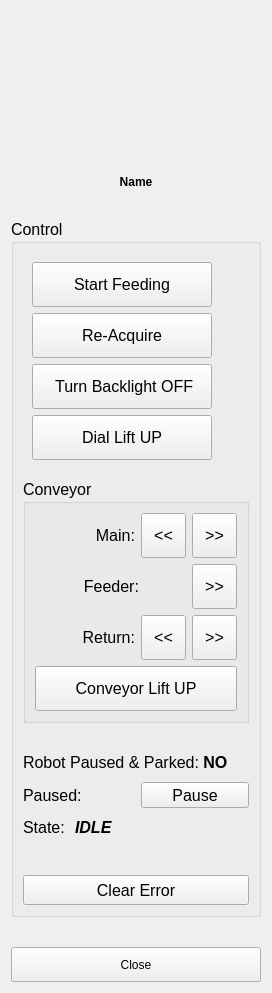
    <widget class="QFrame" name="frame">
     <property name="minimumSize">
      <size>
       <width>250</width>
       <height>0</height>
      </size>
     </property>
     <property name="frameShape">
      <enum>QFrame::NoFrame</enum>
     </property>
     <property name="frameShadow">
      <enum>QFrame::Plain</enum>
     </property>
     <layout class="QVBoxLayout" name="verticalLayout">
      <property name="spacing">
       <number>30</number>
      </property>
      <item>
       <widget class="QLabel" name="img">
        <property name="sizePolicy">
         <sizepolicy hsizetype="Preferred" vsizetype="Preferred">
          <horstretch>0</horstretch>
          <verstretch>0</verstretch>
         </sizepolicy>
        </property>
        <property name="minimumSize">
         <size>
          <width>250</width>
          <height>134</height>
         </size>
        </property>
        <property name="maximumSize">
         <size>
          <width>250</width>
          <height>134</height>
         </size>
        </property>
        <property name="text">
         <string/>
        </property>
        <property name="pixmap">
         <pixmap resource="../whirl.qrc">:/img/img/components/upper_housing.png</pixmap>
        </property>
       </widget>
      </item>
      <item>
       <widget class="QLabel" name="name">
        <property name="font">
         <font>
          <weight>75</weight>
          <bold>true</bold>
         </font>
        </property>
        <property name="text">
         <string>Name</string>
        </property>
        <property name="alignment">
         <set>Qt::AlignCenter</set>
        </property>
       </widget>
      </item>
      <item>
       <widget class="QGroupBox" name="groupBox_13">
        <property name="sizePolicy">
         <sizepolicy hsizetype="Expanding" vsizetype="Expanding">
          <horstretch>0</horstretch>
          <verstretch>0</verstretch>
         </sizepolicy>
        </property>
        <property name="font">
         <font>
          <pointsize>12</pointsize>
         </font>
        </property>
        <property name="title">
         <string>Control</string>
        </property>
        <layout class="QVBoxLayout" name="verticalLayout_3">
         <property name="spacing">
          <number>10</number>
         </property>
         <item>
          <widget class="QWidget" name="group_buttons" native="true">
           <property name="minimumSize">
            <size>
             <width>0</width>
             <height>0</height>
            </size>
           </property>
           <layout class="QVBoxLayout" name="verticalLayout_4">
            <item>
             <widget class="QToolButton" name="btn_start_feed">
              <property name="minimumSize">
               <size>
                <width>180</width>
                <height>45</height>
               </size>
              </property>
              <property name="maximumSize">
               <size>
                <width>180</width>
                <height>16777215</height>
               </size>
              </property>
              <property name="text">
               <string>Start Feeding</string>
              </property>
             </widget>
            </item>
            <item>
             <widget class="QToolButton" name="btn_re_acquire">
              <property name="minimumSize">
               <size>
                <width>180</width>
                <height>45</height>
               </size>
              </property>
              <property name="text">
               <string>Re-Acquire</string>
              </property>
             </widget>
            </item>
            <item>
             <widget class="QToolButton" name="btn_backlight">
              <property name="minimumSize">
               <size>
                <width>180</width>
                <height>45</height>
               </size>
              </property>
              <property name="maximumSize">
               <size>
                <width>180</width>
                <height>16777215</height>
               </size>
              </property>
              <property name="font">
               <font>
                <pointsize>12</pointsize>
               </font>
              </property>
              <property name="styleSheet">
               <string notr="true">padding-left: 10px;</string>
              </property>
              <property name="text">
               <string> Turn Backlight OFF</string>
              </property>
              <property name="icon">
               <iconset resource="../whirl.qrc">
                <normaloff>:/img/img/green-circle.png</normaloff>:/img/img/green-circle.png</iconset>
              </property>
              <property name="toolButtonStyle">
               <enum>Qt::ToolButtonTextBesideIcon</enum>
              </property>
             </widget>
            </item>
            <item>
             <widget class="QToolButton" name="btn_dial_lift">
              <property name="sizePolicy">
               <sizepolicy hsizetype="Expanding" vsizetype="Fixed">
                <horstretch>0</horstretch>
                <verstretch>0</verstretch>
               </sizepolicy>
              </property>
              <property name="minimumSize">
               <size>
                <width>180</width>
                <height>45</height>
               </size>
              </property>
              <property name="maximumSize">
               <size>
                <width>180</width>
                <height>45</height>
               </size>
              </property>
              <property name="text">
               <string>Dial Lift UP</string>
              </property>
             </widget>
            </item>
           </layout>
          </widget>
         </item>
         <item>
          <widget class="QGroupBox" name="group_conveyor">
           <property name="title">
            <string>Conveyor</string>
           </property>
           <layout class="QVBoxLayout" name="verticalLayout_2">
            <item>
             <widget class="QWidget" name="widget_3" native="true">
              <layout class="QHBoxLayout" name="horizontalLayout_6">
               <property name="leftMargin">
                <number>0</number>
               </property>
               <property name="topMargin">
                <number>0</number>
               </property>
               <property name="rightMargin">
                <number>0</number>
               </property>
               <property name="bottomMargin">
                <number>0</number>
               </property>
               <item>
                <widget class="QLabel" name="label_6">
                 <property name="sizePolicy">
                  <sizepolicy hsizetype="Expanding" vsizetype="Preferred">
                   <horstretch>0</horstretch>
                   <verstretch>0</verstretch>
                  </sizepolicy>
                 </property>
                 <property name="text">
                  <string>Main:</string>
                 </property>
                 <property name="alignment">
                  <set>Qt::AlignRight|Qt::AlignTrailing|Qt::AlignVCenter</set>
                 </property>
                </widget>
               </item>
               <item>
                <widget class="QToolButton" name="btn_main_backward">
                 <property name="sizePolicy">
                  <sizepolicy hsizetype="Fixed" vsizetype="Preferred">
                   <horstretch>0</horstretch>
                   <verstretch>0</verstretch>
                  </sizepolicy>
                 </property>
                 <property name="minimumSize">
                  <size>
                   <width>45</width>
                   <height>45</height>
                  </size>
                 </property>
                 <property name="text">
                  <string>&lt;&lt;</string>
                 </property>
                </widget>
               </item>
               <item>
                <widget class="QToolButton" name="btn_main_forward">
                 <property name="sizePolicy">
                  <sizepolicy hsizetype="Fixed" vsizetype="Preferred">
                   <horstretch>0</horstretch>
                   <verstretch>0</verstretch>
                  </sizepolicy>
                 </property>
                 <property name="minimumSize">
                  <size>
                   <width>45</width>
                   <height>45</height>
                  </size>
                 </property>
                 <property name="text">
                  <string>&gt;&gt;</string>
                 </property>
                </widget>
               </item>
              </layout>
             </widget>
            </item>
            <item>
             <widget class="QWidget" name="widget_2" native="true">
              <layout class="QHBoxLayout" name="horizontalLayout_5">
               <property name="spacing">
                <number>53</number>
               </property>
               <property name="leftMargin">
                <number>0</number>
               </property>
               <property name="topMargin">
                <number>0</number>
               </property>
               <property name="rightMargin">
                <number>0</number>
               </property>
               <property name="bottomMargin">
                <number>0</number>
               </property>
               <item>
                <widget class="QLabel" name="label_5">
                 <property name="sizePolicy">
                  <sizepolicy hsizetype="Expanding" vsizetype="Preferred">
                   <horstretch>0</horstretch>
                   <verstretch>0</verstretch>
                  </sizepolicy>
                 </property>
                 <property name="text">
                  <string>Feeder:</string>
                 </property>
                 <property name="alignment">
                  <set>Qt::AlignRight|Qt::AlignTrailing|Qt::AlignVCenter</set>
                 </property>
                </widget>
               </item>
               <item>
                <widget class="QToolButton" name="btn_feeder_forward">
                 <property name="sizePolicy">
                  <sizepolicy hsizetype="Fixed" vsizetype="Preferred">
                   <horstretch>0</horstretch>
                   <verstretch>0</verstretch>
                  </sizepolicy>
                 </property>
                 <property name="minimumSize">
                  <size>
                   <width>45</width>
                   <height>45</height>
                  </size>
                 </property>
                 <property name="text">
                  <string>&gt;&gt;</string>
                 </property>
                </widget>
               </item>
              </layout>
             </widget>
            </item>
            <item>
             <widget class="QWidget" name="group_return" native="true">
              <layout class="QHBoxLayout" name="horizontalLayout_4">
               <property name="leftMargin">
                <number>0</number>
               </property>
               <property name="topMargin">
                <number>0</number>
               </property>
               <property name="rightMargin">
                <number>0</number>
               </property>
               <property name="bottomMargin">
                <number>0</number>
               </property>
               <item>
                <widget class="QLabel" name="label_4">
                 <property name="sizePolicy">
                  <sizepolicy hsizetype="Expanding" vsizetype="Preferred">
                   <horstretch>0</horstretch>
                   <verstretch>0</verstretch>
                  </sizepolicy>
                 </property>
                 <property name="text">
                  <string>Return:</string>
                 </property>
                 <property name="alignment">
                  <set>Qt::AlignRight|Qt::AlignTrailing|Qt::AlignVCenter</set>
                 </property>
                </widget>
               </item>
               <item>
                <widget class="QToolButton" name="btn_return_backward">
                 <property name="sizePolicy">
                  <sizepolicy hsizetype="Fixed" vsizetype="Preferred">
                   <horstretch>0</horstretch>
                   <verstretch>0</verstretch>
                  </sizepolicy>
                 </property>
                 <property name="minimumSize">
                  <size>
                   <width>45</width>
                   <height>45</height>
                  </size>
                 </property>
                 <property name="text">
                  <string>&lt;&lt;</string>
                 </property>
                </widget>
               </item>
               <item>
                <widget class="QToolButton" name="btn_return_forward">
                 <property name="sizePolicy">
                  <sizepolicy hsizetype="Fixed" vsizetype="Preferred">
                   <horstretch>0</horstretch>
                   <verstretch>0</verstretch>
                  </sizepolicy>
                 </property>
                 <property name="minimumSize">
                  <size>
                   <width>45</width>
                   <height>45</height>
                  </size>
                 </property>
                 <property name="text">
                  <string>&gt;&gt;</string>
                 </property>
                </widget>
               </item>
              </layout>
             </widget>
            </item>
            <item>
             <widget class="QToolButton" name="btn_conveyor_lift">
              <property name="sizePolicy">
               <sizepolicy hsizetype="Expanding" vsizetype="Fixed">
                <horstretch>0</horstretch>
                <verstretch>0</verstretch>
               </sizepolicy>
              </property>
              <property name="minimumSize">
               <size>
                <width>0</width>
                <height>45</height>
               </size>
              </property>
              <property name="text">
               <string>Conveyor Lift UP</string>
              </property>
             </widget>
            </item>
           </layout>
          </widget>
         </item>
         <item>
          <spacer name="verticalSpacer_2">
           <property name="orientation">
            <enum>Qt::Vertical</enum>
           </property>
           <property name="sizeHint" stdset="0">
            <size>
             <width>20</width>
             <height>20</height>
            </size>
           </property>
          </spacer>
         </item>
         <item>
          <widget class="QLabel" name="lb_robot_paused_parked">
           <property name="sizePolicy">
            <sizepolicy hsizetype="Expanding" vsizetype="Preferred">
             <horstretch>0</horstretch>
             <verstretch>0</verstretch>
            </sizepolicy>
           </property>
           <property name="text">
            <string>&lt;html&gt;&lt;head/&gt;&lt;body&gt;&lt;p&gt;Robot Paused &amp;amp; Parked: &lt;span style=&quot; font-weight:600;&quot;&gt;NO&lt;/span&gt;&lt;/p&gt;&lt;/body&gt;&lt;/html&gt;</string>
           </property>
          </widget>
         </item>
         <item>
          <layout class="QHBoxLayout" name="horizontalLayout_3">
           <item>
            <widget class="QLabel" name="lb_paused">
             <property name="text">
              <string>Paused:</string>
             </property>
            </widget>
           </item>
           <item>
            <widget class="QToolButton" name="btn_pause_resume">
             <property name="sizePolicy">
              <sizepolicy hsizetype="Preferred" vsizetype="Preferred">
               <horstretch>0</horstretch>
               <verstretch>0</verstretch>
              </sizepolicy>
             </property>
             <property name="text">
              <string>Pause</string>
             </property>
            </widget>
           </item>
          </layout>
         </item>
         <item>
          <layout class="QHBoxLayout" name="horizontalLayout_2">
           <item>
            <widget class="QLabel" name="label">
             <property name="text">
              <string>State:</string>
             </property>
            </widget>
           </item>
           <item>
            <widget class="QLabel" name="lb_state">
             <property name="sizePolicy">
              <sizepolicy hsizetype="Expanding" vsizetype="Expanding">
               <horstretch>0</horstretch>
               <verstretch>0</verstretch>
              </sizepolicy>
             </property>
             <property name="font">
              <font>
               <weight>75</weight>
               <italic>true</italic>
               <bold>true</bold>
              </font>
             </property>
             <property name="text">
              <string>IDLE</string>
             </property>
            </widget>
           </item>
          </layout>
         </item>
         <item>
          <widget class="QLabel" name="lb_error">
           <property name="font">
            <font>
             <pointsize>12</pointsize>
             <weight>75</weight>
             <bold>true</bold>
            </font>
           </property>
           <property name="styleSheet">
            <string notr="true">color: rgb(170, 0, 0);</string>
           </property>
           <property name="text">
            <string/>
           </property>
           <property name="alignment">
            <set>Qt::AlignCenter</set>
           </property>
           <property name="wordWrap">
            <bool>true</bool>
           </property>
          </widget>
         </item>
         <item>
          <widget class="QToolButton" name="btn_clear_error">
           <property name="sizePolicy">
            <sizepolicy hsizetype="Expanding" vsizetype="Fixed">
             <horstretch>0</horstretch>
             <verstretch>0</verstretch>
            </sizepolicy>
           </property>
           <property name="minimumSize">
            <size>
             <width>0</width>
             <height>30</height>
            </size>
           </property>
           <property name="text">
            <string>Clear Error</string>
           </property>
          </widget>
         </item>
        </layout>
       </widget>
      </item>
      <item>
       <widget class="QPushButton" name="btn_close">
        <property name="minimumSize">
         <size>
          <width>0</width>
          <height>35</height>
         </size>
        </property>
        <property name="text">
         <string>Close</string>
        </property>
       </widget>
      </item>
     </layout>
    </widget>
